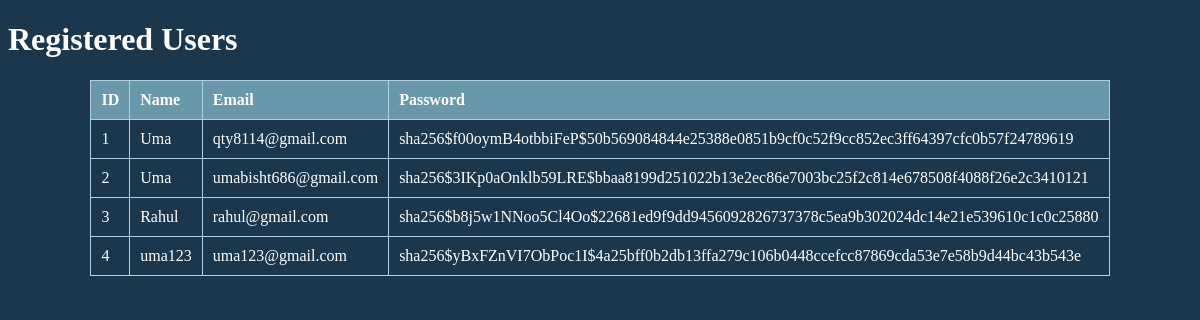
The app's page /view-users (signed in) with its own data.
### application/models.py (models this page shows)
class User(db.Model, UserMixin):
    id = db.Column(db.Integer, primary_key=True)
    email = db.Column(db.String(150), unique=True)
    password = db.Column(db.String(150))
    first_name = db.Column(db.String(150))

### application/views.py (the view)
@views.route('/view-users')
@login_required
def view_users():
    users = User.query.all()
    return render_template('view_users.html', users=users)

### application/__init__.py (called while the page is built)
def create_app():
    app.config['SECRET_KEY'] = 'abcv6QT@a83iufcq92iU#$*63nmJDYE8Fdbcusv-=U45&kgBUGK'
    app.config['SQLALCHEMY_DATABASE_URI'] = f'sqlite:///{DB_NAME}'
    db.init_app(app)
    from .views import views
    from .auth import auth
    app.register_blueprint(views, url_prefix='/')
    app.register_blueprint(auth, url_prefix='/')
    from .models import User
    with app.app_context():
        db.create_all()
    login_manager = LoginManager()
    login_manager.login_view = 'auth.login'
    login_manager.init_app(app)
    @login_manager.user_loader
    def load_user(id):
        return User.query.get(int(id))
    return app

### application/templates/view_users.html (shortened to what this page needs)
<!DOCTYPE html>
<html lang="en">
<head>
</head>
<body>
    <h1>Registered Users</h1>
    <table border="1">
        <tr>
            <th>ID</th>
            <th>Name</th>
            <th>Email</th>
            <th>Password</th>
        </tr>
        {% for user in users %}
            <tr>
                <td>{{ user.id }}</td>
                <td>{{ user.first_name }}</td>
                <td>{{ user.email }}</td>
                <td>{{ user.password }}</td>
            </tr>
        {% endfor %}
    </table>
</body>
</html>

### application/templates/view_users.html (style rules this page uses)
body { background-color: #1A374D; color: white; }
table { border-collapse: collapse; width: 80%; margin: 20px auto; }
th, td { border: 1px solid #B1D0E0; padding: 10px; text-align: left; }
th { background-color: #6998AB; color: white; }

### records on screen
User: id "1", first_name "Uma", email "qty8114@gmail.com", password "sha256$f00oymB4otbbiFeP$50b569084844e25388e0851b9cf0c52f9cc852ec3ff64397cfc0b57f24789619"
User: id "2", first_name "Uma", email "umabisht686@gmail.com", password "sha256$3IKp0aOnklb59LRE$bbaa8199d251022b13e2ec86e7003bc25f2c814e678508f4088f26e2c3410121"
User: id "3", first_name "Rahul", email "rahul@gmail.com", password "sha256$b8j5w1NNoo5Cl4Oo$22681ed9f9dd9456092826737378c5ea9b302024dc14e21e539610c1c0c25880"
User: id "4", first_name "uma123", email "uma123@gmail.com", password "sha256$yBxFZnVI7ObPoc1I$4a25bff0b2db13ffa279c106b0448ccefcc87869cda53e7e58b9d44bc43b543e"
